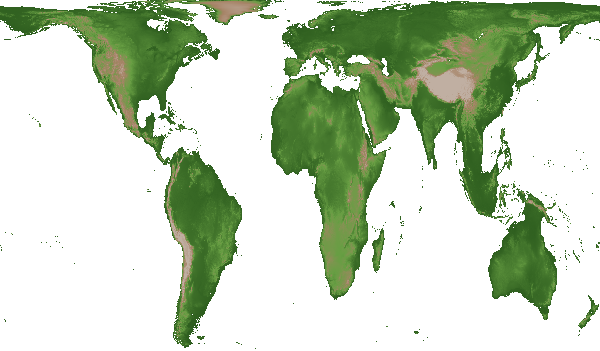
#> input picture docs/models/dispersal_python/ch1_map.png, 600 x 351 px
$ jupyter execute --allow-errors dispersal_woldmap.ipynb
#> lines starting #> are read from the running program, lines starting #| are printed output that depends on the picture; after the words box and inside, x2 and y2 are one past the last pixel; in counts of white or black regions, pixels touching at a corner belong together
[cell 1]
# first load image and show with pil
from PIL import Image
from IPython.display import display

# Load the image
image_path = "ch1_map.png"
image = Image.open(image_path)
#> image is the input picture: PIL image 600x351 RGB; mean R, G, B 196.9, 211.2, 187.9
image = image.convert("RGBA")  # Ensure it's in RGBA format
#> image: PIL image 600x351 RGBA
# Display the image
display(image)

[cell 2]
# print dimensions of the image
print(f"Image dimensions: {image.size[0]}x{image.size[1]} pixels")
#| Image dimensions: 600x351 pixels

[cell 3]
# make a matrix with similar dimensions such that all white pixels are 0 and all other pixels are 1
import numpy as np
# Convert the image to a numpy array
image_array = np.array(image)
# Create a mask where white pixels are 0 and all other pixels are 1
mask = np.all(image_array[:, :, :3] == [255, 255, 255], axis=-1)
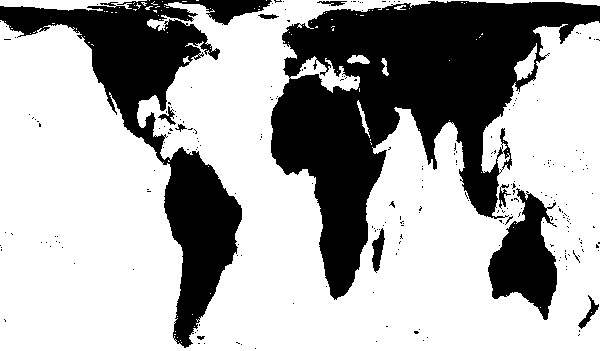
#> mask: shape (351, 600) bool; 66.7% white; 244 black regions (233 under 20 px), largest, box (x1, y1, x2, y2) and area: (271, 1, 600, 300) 41775, (0, 0, 272, 348) 21837, (488, 188, 557, 320) 4945
# Convert the mask to a binary matrix
binary_matrix = np.where(mask, 0, 1)
binary_matrix_flipped = np.fliplr(binary_matrix) # we have to flip it left right to match the coordinate system of the grid
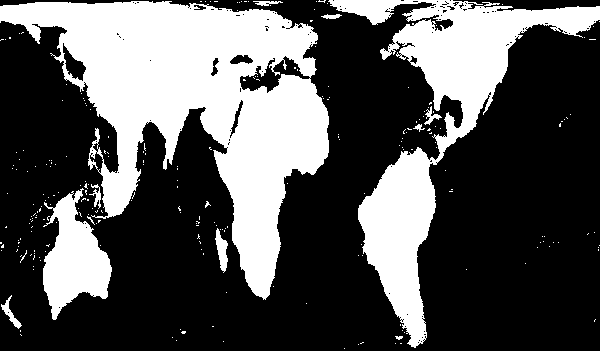
#> binary_matrix_flipped: shape (351, 600) int64; values 0 (black) and 1 (white), 33.3% white; 244 white regions (233 under 20 px), largest, box (x1, y1, x2, y2) and area: (0, 1, 329, 300) 41775, (328, 0, 600, 348) 21837, (43, 188, 112, 320) 4945
# Print the shape of the binary matrix
print(f"Binary matrix shape: {binary_matrix.shape}")
#| Binary matrix shape: (351, 600)
# Print the first 10 rows of the binary matrix
print("First 10 rows of the binary matrix:")
print(binary_matrix[:10])
#> (printed output is left out)
# show as black white image
import matplotlib.pyplot as plt
plt.imshow(binary_matrix, cmap='gray', interpolation='nearest')
#> (this line was passed over: IPython is not available in this run)

[cell 4]
# Now flip the y-axis to match the coordinate system of the grid
binary_matrix_flipped = np.flipud(binary_matrix)
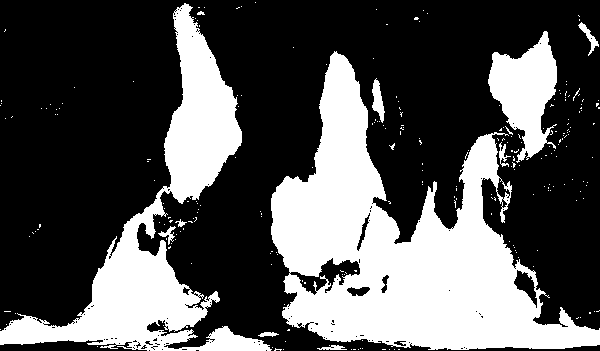
#> binary_matrix_flipped: shape (351, 600) int64; values 0 (black) and 1 (white), 33.3% white; 244 white regions (233 under 20 px), largest, box (x1, y1, x2, y2) and area: (271, 51, 600, 350) 41775, (0, 3, 272, 351) 21837, (488, 31, 557, 163) 4945
